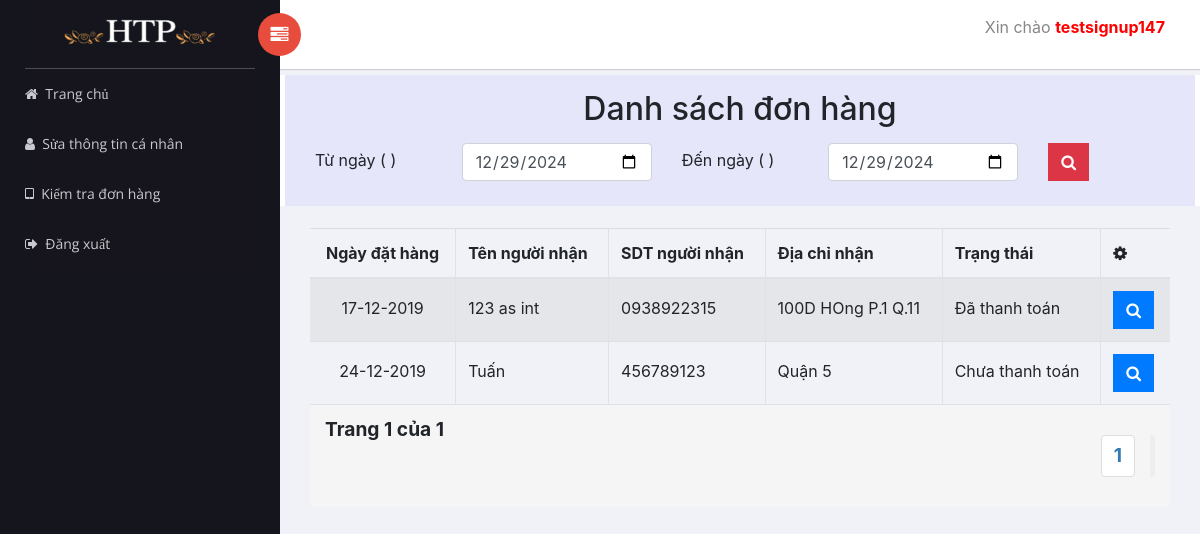
The app's page /user/index.php (signed in) with its own data.
### tables this page shows
CREATE TABLE IF NOT EXISTS `order` (
  `order_id` int NOT NULL AUTO_INCREMENT,
  `order_date` date NOT NULL,
  `consignee_name` varchar(30) NOT NULL,
  `consignee_phone` varchar(15) NOT NULL,
  `consignee_address` varchar(50) NOT NULL,
  `order_status` tinyint(1) NOT NULL,
  `user_id` varchar(30) NOT NULL,
  PRIMARY KEY (`order_id`),
  KEY `FK_ORDER_USER` (`user_id`),
  CONSTRAINT `FK_ORDER_USER` FOREIGN KEY (`user_id`) REFERENCES `user` (`user_id`) ON UPDATE CASCADE
);

### classes/Db.class.php (called while the page is built, shortened)
<?php
class Db{
		private $dbh= null;
		public function __construct()
		{
			$driver="mysql:host=". HOST."; dbname=". DB_NAME;
			try
			{
				$this->dbh = new PDO($driver, DB_USER, DB_PASS);
				$this->dbh->query("set names 'utf8' ");
			}
			catch(PDOException $e)
			{
				echo "Err:". $e->getMessage();	exit();
			}
		}
		private function query($sql, $arr = array(), $mode = PDO::FETCH_ASSOC)
		{
			$stm = $this->dbh->prepare($sql);
			if (!$stm->execute( $arr))
			{
				echo "Sql lỗi."; exit;
			}
			return $stm->fetchAll($mode);
		}
		public function exeQuery($sql,  $arr = array(), $mode = PDO::FETCH_ASSOC)
		{
			return $this->query($sql, $arr, $mode);
		}
		public function countItems($sql, $arr= array())
		{
			$data = $this->exeQuery($sql, $arr, PDO::FETCH_BOTH);
			return $data[0][0];
		}
	}
?>

### user/module/order/index.php (called while the page is built)
<?php
    $ac = getIndex('ac','home');
    $orders_clt = new Order();
    if($ac == 'home')
        include 'home.php';
    else if($ac == 'search')
        include 'search.php';
    else if($ac == 'view')
        include 'view-ordtl.php';
?>

### include/function.php (called while the page is built, shortened)
<?php
function getIndex($index, $value='')
{
	$data = isset($_GET[$index])?$_GET[$index]:$value;
	return $data;
}
?>

### user/module/order/home.php (called while the page is built)
<?php
    $page = getIndex('page',1);
    $arr_orders = $orders_clt->getAll($ma_user,$page);
?>

### classes/Order.class.php (called while the page is built, shortened)
<?php
	class Order extends Db
	{
		private $_page_size = 5;
		private $_page_count;
		public function getAll($ma_user = '',$currPage = -1)
		{
			$search_user = '';
			if($ma_user != '') $search_user = " where `order`.user_id like '$ma_user' ";
			$offset = ($currPage -1) * $this->_page_size;
			$sql="SELECT count(*) FROM `order`".$search_user;
			$n  = $this->count($sql);
			$this->_page_count = ceil($n/$this->_page_size);
            $sql="SELECT * FROM `order`".$search_user."
                limit $offset, " . $this->_page_size;
			return $this->exeQuery($sql);
		}
		public function count($sql, $arr=array())
		{
			return $this->countItems($sql, $arr);
		}
		public function getPageCount()
		{
			return $this->_page_count;
		}
	}
?>

### user/index.php (the view, shortened to what this page needs)
<!doctype html>
<html class="no-js" lang="en">
<head>
    <link rel="stylesheet" href="../admins/vendors/bootstrap/dist/css/bootstrap.min.css">
    <link rel="stylesheet" href="../admins/vendors/font-awesome/css/font-awesome.min.css">
    <link rel="stylesheet" href="../admins/assets/css/style.css">
    <link rel="stylesheet" href="css/styles.css">
</head>
<body>
<?php
        include ROOT."/include/function.php";
        $ma_user = $_SESSION['user']['user_id'];
        include 'module/order/index.php';
?>
    <aside id="left-panel" class="left-panel">
        <nav class="navbar navbar-expand-sm navbar-default">
            <div class="navbar-header">
                <a class="navbar-brand" href="./"><img src="../img/logo.png" alt="Logo"></a>
            </div>
            <div id="main-menu" class="main-menu collapse navbar-collapse">
                <ul class="nav navbar-nav">
                <li><a href="../index.php"><i class="fa fa-home"></i>&nbsp;&nbsp;Trang chủ</a></li>
                    <li><a href="change-user.php"><i class="fa fa-user"></i>&nbsp;&nbsp;Sửa thông tin cá nhân</a></li>
                    <li><a href="index.php"><i class="fa fa-tablet"></i>&nbsp;&nbsp;Kiểm tra đơn hàng</a></li>
                    <li><a href="../index.php?mode=exit"><i class="fa fa-sign-out"></i>&nbsp;&nbsp;Đăng xuất</a></li>
                </ul>
            </div>
        </nav>
    </aside>
    <div id="right-panel" class="right-panel">
        <header id="header" class="header">
            <div class="header-menu">
                <div class="col-sm-7">
                    <a id="menuToggle" class="menutoggle pull-left" ><i class="fa fa fa-tasks"></i></a>
                </div>
                <div class="col-sm-5">
                    <div class="user-area dropdown float-right">
                        <a href="#" class="dropdown-toggle" data-toggle="dropdown" aria-haspopup="true" aria-expanded="false">
                        Xin chào <span style='color:red;font-weight: bold;'><?php echo $ma_user; ?></span>
                        </a>
                    </div>
                </div>
            </div>
        </header>
        <div class="breadcrumbs">
            <div class="col-sm-12 check-order" style='background-color:lavender;'>
                <h2 style='text-align:center; margin:15px 0 15px 0;'>Danh sách đơn hàng</h3>
                <div class="form-group">
                    <form action="index.php" method='get'>
                        <div class="col-sm-2 label">
                            <label for='from-date'>Từ ngày (</label> )
                        </div>
                        <div class="col-sm-3">
                            <input type="date" class="form-control" name='from-date' id='from-date'>
                        </div>
                        <div class="col-sm-2 label">
                            <label for='to-date'>Đến ngày (</label> )
                        </div>
                        <div class="col-sm-3">
                        <input type="date" class="form-control" name='to-date' id='to-date'>
                        </div>
                        <div class="col-sm-2">
                        <button class="btn btn-danger" name='search-sm' value='search-order' title='Tìm kiếm'><i class="fa fa-search"></i></button>
                        </div>
                    </form>
                </div>
            </div>
        </div>
        <div class="content mt-3">
            <div class="container">
                <div class="row">
                    <div class="col-md-12 col-md-offset-1">
                        <div class="panel panel-default panel-table">
                            <div class="panel-body">
                                <table class="table table-striped table-bordered table-list">
                                    <thead>
                                    <tr>
                                        <th>Ngày đặt hàng</th>
                                        <th>Tên người nhận</th>
                                        <th>SDT người nhận</th>
                                        <th>Địa chỉ nhận</th>
                                        <th>Trạng thái</th>
                                        <th><em class="fa fa-cog"></em></th>
                                    </tr>
                                    </thead>
                                    <tbody>
                                    <?php
                                    if(isset($arr_orders)){
                                        $page = getIndex('page',1);
                                        foreach ($arr_orders as $value) {
                                            $date_int = explode('-',$value['order_date']);
                                            $date = mktime(0,0,0,$date_int[1],$date_int[2],$date_int[0]);
                                            $true_date = date('d-m-Y',$date);
                                            echo "<tr>
                                                    <td>$true_date</td>
                                                    <td>{$value['consignee_name']}</td>
                                                    <td>{$value['consignee_phone']}</td>
                                                    <td>{$value['consignee_address']}</td>
                                                    <td>".($value['order_status'] == 1?'Đã thanh toán':'Chưa thanh toán')."</td>
                                                    <td><a href='view-order-detail.php?ac=view&id={$value['order_id']}' class='btn btn-primary'><i class='fa fa-search' title='Xem đơn hàng'></i></a></td>
                                                </tr>";
                                        }
                                        echo '</tbody></table></div>';
                                    ?>
                            </div>
                            <?php
                                   echo '<div class="panel-footer">
                                   <div class="row">
                                   <div class="col col-xs-4">Trang '.$page.' của '.$orders_clt->getPageCount().'</div>
                                   <div class="col col-xs-8">
                                   <ul class="pagination hidden-xs pull-right">';
                                   for($i=1; $i<=$orders_clt->getPageCount(); $i++)
                                   {
                                       echo "<li><a href='index.php?mode=order&ac=home&page=$i'>$i</a></li>";
                                   }
                                   echo '</ul>';
                                }
                            ?>
                        </div>
                    </div>
                </div>
            </div>
        </div>
    </div>
</body>
</html>

### user/css/styles.css (style rules this page uses)
.check-order { padding-bottom: 25px; }
.panel-footer { font-weight: bold; font-size: 120%; }
.label { margin-top:5px; }

### records on screen
order: order_date "17-12-2019", consignee_name "123 as int", consignee_phone "0938922315", consignee_address "100D HOng P.1 Q.11", order_status "Đã thanh toán"
order: order_date "24-12-2019", consignee_name "Tuấn", consignee_phone "456789123", consignee_address "Quận 5", order_status "Chưa thanh toán"

### other values on screen
$ma_user "testsignup147"
$page "1"
$orders_clt->getPageCount() "1"
